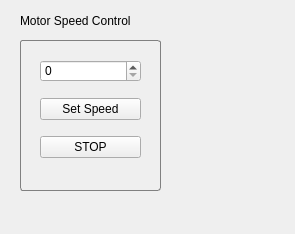
<?xml version="1.0" encoding="UTF-8"?>
<ui version="4.0">
 <class>MotorsControlWidget</class>
 <widget class="QWidget" name="MotorsControlWidget">
  <property name="geometry">
   <rect>
    <x>0</x>
    <y>0</y>
    <width>295</width>
    <height>234</height>
   </rect>
  </property>
  <property name="sizePolicy">
   <sizepolicy hsizetype="Minimum" vsizetype="Fixed">
    <horstretch>0</horstretch>
    <verstretch>0</verstretch>
   </sizepolicy>
  </property>
  <property name="minimumSize">
   <size>
    <width>295</width>
    <height>200</height>
   </size>
  </property>
  <property name="windowTitle">
   <string>RotorS</string>
  </property>
  <property name="styleSheet">
   <string notr="true">QGroupBox { 
     border: 1px solid gray; 
     border-radius: 3px; 
 }
QGroupBox::title { 
    background-color: transparent;
    padding:10 13px;
 }</string>
  </property>
  <widget class="QGroupBox" name="motor_speed_group_box">
   <property name="geometry">
    <rect>
     <x>20</x>
     <y>40</y>
     <width>141</width>
     <height>151</height>
    </rect>
   </property>
   <property name="title">
    <string/>
   </property>
   <property name="alignment">
    <set>Qt::AlignLeading|Qt::AlignLeft|Qt::AlignVCenter</set>
   </property>
   <widget class="QWidget" name="verticalLayoutWidget">
    <property name="geometry">
     <rect>
      <x>20</x>
      <y>10</y>
      <width>101</width>
      <height>121</height>
     </rect>
    </property>
    <layout class="QVBoxLayout" name="verticalLayout">
     <item>
      <widget class="QSpinBox" name="motor_speed_spin_box">
       <property name="maximum">
        <number>10</number>
       </property>
      </widget>
     </item>
     <item>
      <widget class="QPushButton" name="set_motor_speed_button">
       <property name="text">
        <string>Set Speed</string>
       </property>
      </widget>
     </item>
     <item>
      <widget class="QPushButton" name="stop_motor_button">
       <property name="text">
        <string>STOP</string>
       </property>
      </widget>
     </item>
    </layout>
   </widget>
  </widget>
  <widget class="QLabel" name="motor_speed_label">
   <property name="geometry">
    <rect>
     <x>20</x>
     <y>10</y>
     <width>151</width>
     <height>21</height>
    </rect>
   </property>
   <property name="text">
    <string>Motor Speed Control</string>
   </property>
  </widget>
 </widget>
 <resources/>
 <connections/>
</ui>
